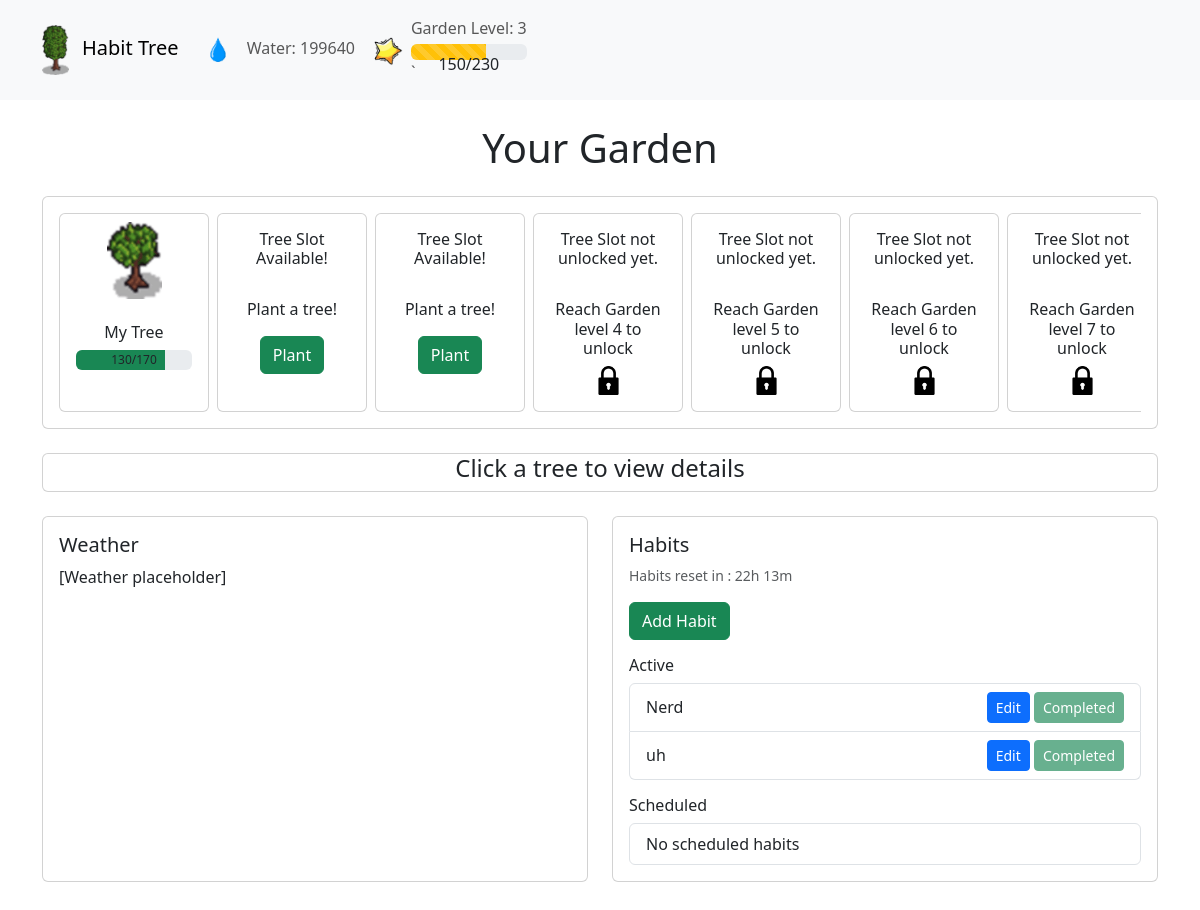
Before: / with the older database file.
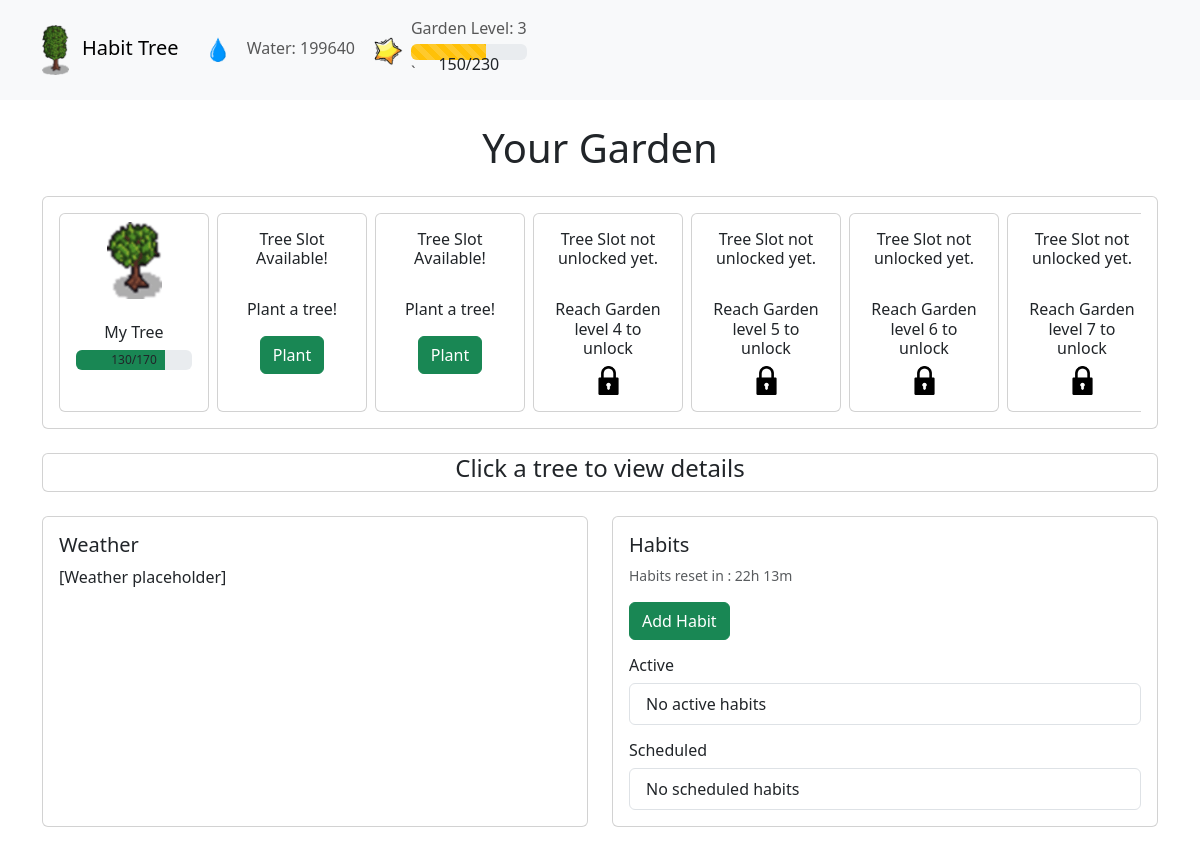
After: the same page with the newer database file.
### tables this page shows
CREATE TABLE Garden (
                Creation_Date TEXT,
                Level INTEGER,
                Experience INTEGER,
                Experience_Required INTEGER,
                Water INTEGER
            );

CREATE TABLE Trees (
                Name TEXT,
                Creation_Date TEXT,
                Stage INTEGER,
                Water INTEGER,
                Water_Required INTEGER
            );

CREATE TABLE Habits (
                Name TEXT PRIMARY KEY,
                Creation_Date TEXT,
                Priority INTEGER,
                Days_Of_The_Week TEXT,
                Completed BOOLEAN
            );

### app/app.py (the view)
@app.route('/')
def index():
    db = get_db()
    active, scheduled = process_habits(get_habits_data(db))
    return render_template("index.html",
        trees=process_trees(get_trees_data(db), get_garden_data(db)['Level']),
        active_habits=active,
        scheduled_habits=scheduled,
        garden=get_garden_data(db)
)

### app/app.py (called while the page is built)
def get_db():
    if 'db' not in g:
        g.db = sqlite3.connect(DATABASE)
        g.db.row_factory = sqlite3.Row  # Return rows as dictionaries
    return g.db

def get_garden_data(db):
    return db.execute('''
        SELECT Level, Experience, Experience_Required, Water
        FROM Garden
        LIMIT 1
    ''').fetchone()

def get_trees_data(db):
    return db.execute('''
        SELECT rowid, *, Creation_Date
        FROM Trees
        ORDER BY Creation_Date
        LIMIT 10
    ''').fetchall()

def get_habits_data(db):
    return db.execute('''
        SELECT Name, Creation_Date, Priority, Days_Of_The_Week, Completed
        FROM Habits
    ''').fetchall()

def process_trees(trees_data, garden_level):
    trees = []
    for i in range(10):
        required_level = TREE_REQUIREMENTS[i]
        unlocked = garden_level >= required_level
        planted = i < len(trees_data)
        tree = {
            "unlocked": unlocked,
            "planted": planted,
            "required_level": required_level
        }
        if unlocked and planted:
            tree.update({
                "name": trees_data[i]['Name'],
                "stage": trees_data[i]['Stage'],
                "water": trees_data[i]['Water'],
                "water_required": trees_data[i]['Water_Required']
            })
        trees.append(tree)
    return trees

def process_habits(habits_data):
    current_day = datetime.datetime.now().strftime("%A")
    active, scheduled = [], []
    for habit in habits_data:
        days = [d.strip() for d in habit['Days_Of_The_Week'].split(',')]
        habit_dict = {
            "name": habit['Name'],
            "creation_date": habit['Creation_Date'],
            "priority": habit['Priority'],
            "days": habit['Days_Of_The_Week'],
            "completed": bool(habit['Completed'])
        }
        if current_day in days:
            active.append(habit_dict)
        else:
            scheduled.append(habit_dict)
    return active, scheduled

### app/templates/index.html (shortened to what this page needs)
<!DOCTYPE html>
<html lang="en">
<head>
    <link href="https://cdn.jsdelivr.net/npm/bootstrap@5.3.0/dist/css/bootstrap.min.css" rel="stylesheet">
</head>
<body>
    <nav class="navbar navbar-expand-lg navbar-light bg-light">
        <div class="container">
            <a class="navbar-brand" href="">
                <img src="/static/tree_stage_6.png" class="me-2" style="height: 2.5em;">
                Habit Tree
            </a>
            <div class="collapse navbar-collapse" id="navbarNav">
                <ul class="navbar-nav">
                    <li class="nav-item">
                        <a class="nav-link">
                            <img src="/static/water_drop.png" class="me-2" style="height: 2em;">
                            Water: {{ garden.water }}
                        </a>
                    </li>
                </ul>
                <ul class="navbar-nav">
                    <li class="nav-item">
                        <a class="nav-link d-flex align-items-center">
                            <img src="/static/experience.png" class="me-2" style="height: 2em;">
                            <div class="d-flex flex-column align-items-center">
                                <span class="mb-1">Garden Level: {{ garden.level }}</span>
                                <div class="position-relative w-100">
                                    <div class="progress">
                                        <div class="progress-bar progress-bar-striped bg-warning" role="progressbar"
                                            style="width: {{ (garden.experience / garden.experience_required * 100) | round(0) }}%;"
                                            aria-valuenow="{{ garden.experience }}" aria-valuemin="0"
                                            aria-valuemax="{{ garden.experience_required }}">
                                        </div>
                                    </div> `
                                    <div class="position-absolute top-50 start-50 translate-middle text-dark">
                                        {{ garden.experience }}/{{ garden.experience_required }}
                                    </div>
                                </div>
                            </div>
            </div>
        </div>
    </nav>
    <div class="container my-4">
        <h1 class="mb-4 text-center">Your Garden</h1>
        <div class="card mb-4">
            <div class="card-body">
                <div class="overflow-auto">
                    <div class="d-flex">
                        {% for tree in trees %}
                        {% if tree.unlocked %}
                        {% if tree.planted %}
                        <div class="card me-2" style="min-width: 150px; cursor: pointer;" data-tree="true"
                            data-index="{{ loop.index0 }}" data-name="{{ tree.name }}" data-water="{{ tree.water }}"
                            data-stage="{{ tree.stage }}" data-water-required="{{ tree.water_required }}">
                            <div class="text-center p-2">
                                <img src="/static/tree_stage_{{tree.stage}}.png" class="d-inline-block"
                                    alt="Tree Stage">
                            </div>
                            <div class="card-body text-center">
                                <h6 class="card-title mb-2">{{ tree.name }}</h6>
                                <div class="progress" style="height: 20px; position: relative;">
                                    <div class="progress-bar bg-success" role="progressbar"
                                        style="width: {{ (tree.water/tree.water_required * 100) if tree.water_required else 0 }}%;"
                                        aria-valuenow="{{ tree.water }}" aria-valuemin="0"
                                        aria-valuemax="{{ tree.water_required }}">
                                    </div>
                                    <div
                                        style="position: absolute; top: 0; left: 0; width: 100%; height: 100%; display: flex; align-items: center; justify-content: center; pointer-events: none;">
                                    </div>
                                </div>
                            </div>
                        </div>
                        {% else %}
                        <div class="card me-2" style="min-width: 150px;">
                            <div class="card-body text-center">
                                <h6 class="card-title mb-2">Tree Slot Available!</h6>
                                <br>
                                <h6 class="card-title mb-2">Plant a tree!</h6>
                                <form action="/plant_tree" method="POST">
                                    <button type="submit" class="btn btn-success mt-2">
                                        Plant
                                    </button>
                                </form>
                            </div>
                        </div>
                        {% endif %}
                        {% else %}
                        <div class="card me-2" style="min-width: 150px;">
                            <div class="card-body text-center">
                                <h6 class="card-title mb-2">Tree Slot not unlocked yet.</h6>
                                <br>
                                <h6 class="card-title mb-2">Reach Garden level {{ tree.required_level }} to unlock</h6>
                                <img src="/static/lock.png" class="card-img-top img-fluid w-25" alt="Locked">
                            </div>
                        </div>
                        {% endif %}
                        {% endfor %}
                    </div>
                </div>
            </div>
        </div>
        <div id="instruction" class="card mt-4 mb-4">
            <h4 class="text-center">Click a tree to view details</h4>
        </div>
        <div class="row">
            <div class="col-md-6 mb-4">
                <div class="card h-100">
                    <div class="card-body">
                        <h5 class="card-title">Weather</h5>
                        <p class="card-text">[Weather placeholder]</p>
                    </div>
                </div>
            </div>
            <div class="col-md-6 mb-4">
                <div class="card h-100">
                    <div class="card-body">
                        <h5 class="card-title">Habits</h5>
                        <small class="text-muted d-block mb-3">Habits reset in : 22h 13m</small>
                        <button type="button" class="btn btn-success mb-3" data-bs-toggle="modal"
                            data-bs-target="#habitModal" data-action="add">
                            Add Habit
                        </button>
                        <h6>Active</h6>
                        <div class="list-group mb-3">
                            {% for habit in active_habits %}
                            <div class="list-group-item d-flex justify-content-between align-items-center">
                                {{ habit.name }}
                                <div>
                                    <button type="button" class="btn btn-sm btn-primary" data-bs-toggle="modal"
                                        data-bs-target="#habitModal" data-action="edit" data-habit-id="{{ habit.id }}"
                                        data-habit-name="{{ habit.name }}" data-habit-priority="{{ habit.priority }}"
                                        data-habit-days="{{ habit.days }}">
                                        Edit
                                    </button>
                                    {% if not habit.completed %}
                                    <button type="button" class="btn btn-sm btn-success"
                                        onclick="completeHabit('{{ habit.name }}')">Mark as complete</button>
                                    {% else %}
                                    <button type="button" class="btn btn-sm btn-success" disabled>Completed</button>
                                    {% endif %}
                                </div>
                            </div>
                            {% else %}
                            <div class="list-group-item">No active habits</div>
                            {% endfor %}
                        </div>
                        <h6>Scheduled</h6>
                        <div class="list-group">
                            {% for habit in scheduled_habits %}
                            <div class="list-group-item d-flex justify-content-between align-items-center">
                                {{ habit.name }}
                                <button type="button" class="btn btn-sm btn-primary" data-bs-toggle="modal"
                                    data-bs-target="#habitModal" data-action="edit" data-habit-id="{{ habit.id }}"
                                    data-habit-name="{{ habit.name }}" data-habit-priority="{{ habit.priority }}"
                                    data-habit-days="{{ habit.days }}">
                                    Edit
                                </button>
                            </div>
                            {% else %}
                            <div class="list-group-item">No scheduled habits</div>
                            {% endfor %}
                        </div>
                    </div>
                </div>
            </div>
</body>
</html>

Changed rows visible on the page:
removed Habits: name "Nerd", Completed "Completed"
removed Habits: name "uh", Completed "Completed"
Other visible differences:
text now shown: "No active habits"
